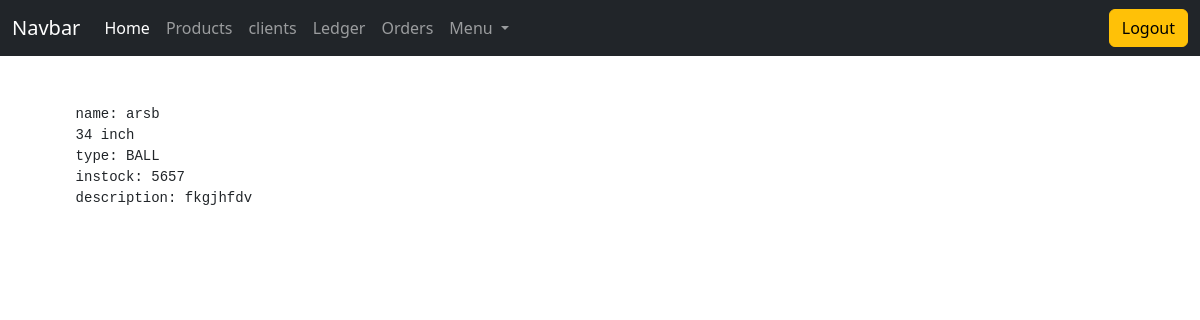
Screenshot of /backend/allproducts/ (signed in) with the database file from the repository.
### backend/models.py (models this page shows, shortened)
class ProductsModel(models.Model):
    PRODUCT_TYPE = TRANSACTION_TYPES = [
        ('BALL', 'BALL'),
        ('GUN', 'GUN'),
    ]
    name = models.CharField(max_length=30,unique=True)
    timpstamp = models.DateField(auto_now_add=True)
    instock = models.IntegerField()
    size = models.CharField(max_length=15)
    type = models.CharField(max_length=10,choices=PRODUCT_TYPE)
    description = models.TextField()

### backend/views.py (the view)
# urls.py: path('allproducts/',ProductsListView.as_view(),name='products_list'),
class ProductsListView(LoginRequiredMixin,ListView):
    model = ProductsModel

### templates/backend/productsmodel_list.html
{% extends "backend/base.html" %}
{% block content %}
{% for object in object_list %}
<pre style="margin: 0;padding: 0;">
    name: {{ object.name }}
    {{ object.size }} inch
    type: {{ object.type }}
    instock: {{ object.instock }}
    description: {{ object.description }}
</pre>
{% empty %}
<li>No objects yet.</li>
{% endfor %}
{% endblock content %}

### static/style.css (style rules this page uses)
pre { margin: 0; padding: 0; }

### rows the page displays
ProductsModel: name "arsb", size "34", type "BALL", instock "5657", description "fkgjhfdv"
